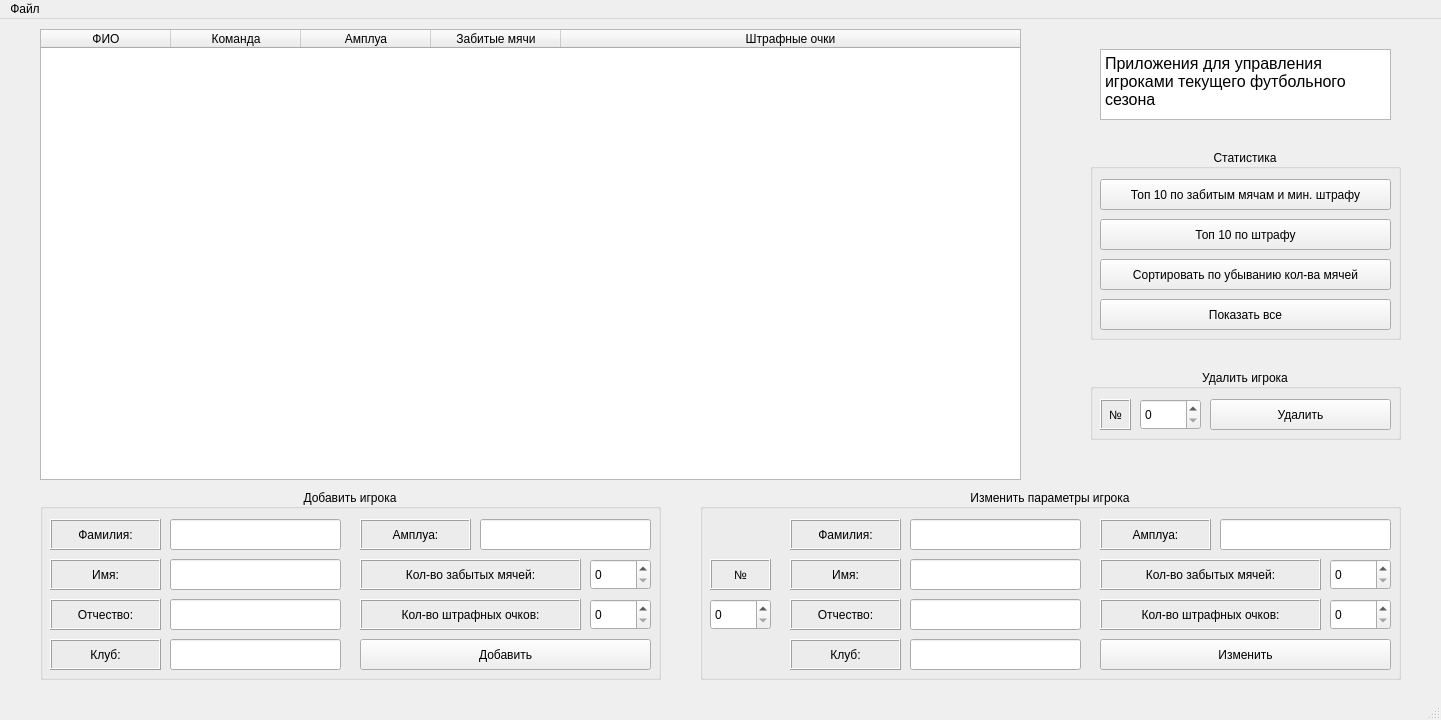
<?xml version="1.0" encoding="UTF-8"?>
<ui version="4.0">
 <class>MainWindow</class>
 <widget class="QMainWindow" name="MainWindow">
  <property name="geometry">
   <rect>
    <x>0</x>
    <y>0</y>
    <width>1441</width>
    <height>720</height>
   </rect>
  </property>
  <property name="windowTitle">
   <string>MainWindow</string>
  </property>
  <widget class="QWidget" name="centralwidget">
   <widget class="QTableWidget" name="tableWidget">
    <property name="geometry">
     <rect>
      <x>40</x>
      <y>10</y>
      <width>981</width>
      <height>451</height>
     </rect>
    </property>
    <property name="editTriggers">
     <set>QAbstractItemView::NoEditTriggers</set>
    </property>
    <property name="alternatingRowColors">
     <bool>false</bool>
    </property>
    <attribute name="horizontalHeaderCascadingSectionResizes">
     <bool>false</bool>
    </attribute>
    <attribute name="horizontalHeaderMinimumSectionSize">
     <number>23</number>
    </attribute>
    <attribute name="horizontalHeaderDefaultSectionSize">
     <number>130</number>
    </attribute>
    <attribute name="horizontalHeaderShowSortIndicator" stdset="0">
     <bool>false</bool>
    </attribute>
    <attribute name="horizontalHeaderStretchLastSection">
     <bool>true</bool>
    </attribute>
    <column>
     <property name="text">
      <string>ФИО</string>
     </property>
    </column>
    <column>
     <property name="text">
      <string>Команда</string>
     </property>
    </column>
    <column>
     <property name="text">
      <string>Амплуа</string>
     </property>
    </column>
    <column>
     <property name="text">
      <string>Забитые мячи</string>
     </property>
    </column>
    <column>
     <property name="text">
      <string>Штрафные очки</string>
     </property>
    </column>
   </widget>
   <widget class="QGroupBox" name="groupBox_2">
    <property name="geometry">
     <rect>
      <x>40</x>
      <y>470</y>
      <width>621</width>
      <height>191</height>
     </rect>
    </property>
    <property name="title">
     <string>Добавить игрока</string>
    </property>
    <property name="alignment">
     <set>Qt::AlignCenter</set>
    </property>
    <widget class="QLabel" name="label_2">
     <property name="geometry">
      <rect>
       <x>10</x>
       <y>30</y>
       <width>111</width>
       <height>31</height>
      </rect>
     </property>
     <property name="frameShape">
      <enum>QFrame::Box</enum>
     </property>
     <property name="frameShadow">
      <enum>QFrame::Raised</enum>
     </property>
     <property name="text">
      <string>Фамилия:</string>
     </property>
     <property name="alignment">
      <set>Qt::AlignCenter</set>
     </property>
    </widget>
    <widget class="QLabel" name="label_3">
     <property name="geometry">
      <rect>
       <x>10</x>
       <y>70</y>
       <width>111</width>
       <height>31</height>
      </rect>
     </property>
     <property name="frameShape">
      <enum>QFrame::Box</enum>
     </property>
     <property name="frameShadow">
      <enum>QFrame::Raised</enum>
     </property>
     <property name="text">
      <string>Имя:</string>
     </property>
     <property name="alignment">
      <set>Qt::AlignCenter</set>
     </property>
    </widget>
    <widget class="QLabel" name="label_4">
     <property name="geometry">
      <rect>
       <x>10</x>
       <y>110</y>
       <width>111</width>
       <height>31</height>
      </rect>
     </property>
     <property name="frameShape">
      <enum>QFrame::Box</enum>
     </property>
     <property name="frameShadow">
      <enum>QFrame::Raised</enum>
     </property>
     <property name="text">
      <string>Отчество:</string>
     </property>
     <property name="alignment">
      <set>Qt::AlignCenter</set>
     </property>
    </widget>
    <widget class="QLabel" name="label_5">
     <property name="geometry">
      <rect>
       <x>10</x>
       <y>150</y>
       <width>111</width>
       <height>31</height>
      </rect>
     </property>
     <property name="frameShape">
      <enum>QFrame::Box</enum>
     </property>
     <property name="frameShadow">
      <enum>QFrame::Raised</enum>
     </property>
     <property name="text">
      <string>Клуб:</string>
     </property>
     <property name="alignment">
      <set>Qt::AlignCenter</set>
     </property>
    </widget>
    <widget class="QLabel" name="label_6">
     <property name="geometry">
      <rect>
       <x>320</x>
       <y>30</y>
       <width>111</width>
       <height>31</height>
      </rect>
     </property>
     <property name="frameShape">
      <enum>QFrame::Box</enum>
     </property>
     <property name="frameShadow">
      <enum>QFrame::Raised</enum>
     </property>
     <property name="text">
      <string>Амплуа:</string>
     </property>
     <property name="alignment">
      <set>Qt::AlignCenter</set>
     </property>
    </widget>
    <widget class="QLabel" name="label_7">
     <property name="geometry">
      <rect>
       <x>320</x>
       <y>70</y>
       <width>221</width>
       <height>31</height>
      </rect>
     </property>
     <property name="frameShape">
      <enum>QFrame::Box</enum>
     </property>
     <property name="frameShadow">
      <enum>QFrame::Raised</enum>
     </property>
     <property name="text">
      <string>Кол-во забытых мячей:</string>
     </property>
     <property name="alignment">
      <set>Qt::AlignCenter</set>
     </property>
    </widget>
    <widget class="QLabel" name="label_8">
     <property name="geometry">
      <rect>
       <x>320</x>
       <y>110</y>
       <width>221</width>
       <height>31</height>
      </rect>
     </property>
     <property name="frameShape">
      <enum>QFrame::Box</enum>
     </property>
     <property name="frameShadow">
      <enum>QFrame::Raised</enum>
     </property>
     <property name="text">
      <string>Кол-во штрафных очков:</string>
     </property>
     <property name="alignment">
      <set>Qt::AlignCenter</set>
     </property>
    </widget>
    <widget class="QLineEdit" name="lineEdit_surname">
     <property name="geometry">
      <rect>
       <x>130</x>
       <y>30</y>
       <width>171</width>
       <height>31</height>
      </rect>
     </property>
    </widget>
    <widget class="QLineEdit" name="lineEdit_name">
     <property name="geometry">
      <rect>
       <x>130</x>
       <y>70</y>
       <width>171</width>
       <height>31</height>
      </rect>
     </property>
    </widget>
    <widget class="QLineEdit" name="lineEdit_name2">
     <property name="geometry">
      <rect>
       <x>130</x>
       <y>110</y>
       <width>171</width>
       <height>31</height>
      </rect>
     </property>
    </widget>
    <widget class="QLineEdit" name="lineEdit_club">
     <property name="geometry">
      <rect>
       <x>130</x>
       <y>150</y>
       <width>171</width>
       <height>31</height>
      </rect>
     </property>
    </widget>
    <widget class="QLineEdit" name="lineEdit_amplua">
     <property name="geometry">
      <rect>
       <x>440</x>
       <y>30</y>
       <width>171</width>
       <height>31</height>
      </rect>
     </property>
    </widget>
    <widget class="QSpinBox" name="spinBox_balls">
     <property name="geometry">
      <rect>
       <x>550</x>
       <y>70</y>
       <width>61</width>
       <height>31</height>
      </rect>
     </property>
    </widget>
    <widget class="QSpinBox" name="spinBox_points">
     <property name="geometry">
      <rect>
       <x>550</x>
       <y>110</y>
       <width>61</width>
       <height>31</height>
      </rect>
     </property>
    </widget>
    <widget class="QPushButton" name="pushButton_add">
     <property name="geometry">
      <rect>
       <x>320</x>
       <y>150</y>
       <width>291</width>
       <height>31</height>
      </rect>
     </property>
     <property name="text">
      <string>Добавить</string>
     </property>
    </widget>
   </widget>
   <widget class="QGroupBox" name="groupBox_3">
    <property name="geometry">
     <rect>
      <x>700</x>
      <y>470</y>
      <width>701</width>
      <height>191</height>
     </rect>
    </property>
    <property name="title">
     <string>Изменить параметры игрока</string>
    </property>
    <property name="alignment">
     <set>Qt::AlignCenter</set>
    </property>
    <widget class="QLabel" name="label_9">
     <property name="geometry">
      <rect>
       <x>90</x>
       <y>30</y>
       <width>111</width>
       <height>31</height>
      </rect>
     </property>
     <property name="frameShape">
      <enum>QFrame::Box</enum>
     </property>
     <property name="frameShadow">
      <enum>QFrame::Raised</enum>
     </property>
     <property name="text">
      <string>Фамилия:</string>
     </property>
     <property name="alignment">
      <set>Qt::AlignCenter</set>
     </property>
    </widget>
    <widget class="QLabel" name="label_10">
     <property name="geometry">
      <rect>
       <x>90</x>
       <y>70</y>
       <width>111</width>
       <height>31</height>
      </rect>
     </property>
     <property name="frameShape">
      <enum>QFrame::Box</enum>
     </property>
     <property name="frameShadow">
      <enum>QFrame::Raised</enum>
     </property>
     <property name="text">
      <string>Имя:</string>
     </property>
     <property name="alignment">
      <set>Qt::AlignCenter</set>
     </property>
    </widget>
    <widget class="QLabel" name="label_11">
     <property name="geometry">
      <rect>
       <x>90</x>
       <y>110</y>
       <width>111</width>
       <height>31</height>
      </rect>
     </property>
     <property name="frameShape">
      <enum>QFrame::Box</enum>
     </property>
     <property name="frameShadow">
      <enum>QFrame::Raised</enum>
     </property>
     <property name="text">
      <string>Отчество:</string>
     </property>
     <property name="alignment">
      <set>Qt::AlignCenter</set>
     </property>
    </widget>
    <widget class="QLabel" name="label_12">
     <property name="geometry">
      <rect>
       <x>90</x>
       <y>150</y>
       <width>111</width>
       <height>31</height>
      </rect>
     </property>
     <property name="frameShape">
      <enum>QFrame::Box</enum>
     </property>
     <property name="frameShadow">
      <enum>QFrame::Raised</enum>
     </property>
     <property name="text">
      <string>Клуб:</string>
     </property>
     <property name="alignment">
      <set>Qt::AlignCenter</set>
     </property>
    </widget>
    <widget class="QLabel" name="label_13">
     <property name="geometry">
      <rect>
       <x>400</x>
       <y>30</y>
       <width>111</width>
       <height>31</height>
      </rect>
     </property>
     <property name="frameShape">
      <enum>QFrame::Box</enum>
     </property>
     <property name="frameShadow">
      <enum>QFrame::Raised</enum>
     </property>
     <property name="text">
      <string>Амплуа:</string>
     </property>
     <property name="alignment">
      <set>Qt::AlignCenter</set>
     </property>
    </widget>
    <widget class="QLabel" name="label_14">
     <property name="geometry">
      <rect>
       <x>400</x>
       <y>70</y>
       <width>221</width>
       <height>31</height>
      </rect>
     </property>
     <property name="frameShape">
      <enum>QFrame::Box</enum>
     </property>
     <property name="frameShadow">
      <enum>QFrame::Raised</enum>
     </property>
     <property name="text">
      <string>Кол-во забытых мячей:</string>
     </property>
     <property name="alignment">
      <set>Qt::AlignCenter</set>
     </property>
    </widget>
    <widget class="QLabel" name="label_15">
     <property name="geometry">
      <rect>
       <x>400</x>
       <y>110</y>
       <width>221</width>
       <height>31</height>
      </rect>
     </property>
     <property name="frameShape">
      <enum>QFrame::Box</enum>
     </property>
     <property name="frameShadow">
      <enum>QFrame::Raised</enum>
     </property>
     <property name="text">
      <string>Кол-во штрафных очков:</string>
     </property>
     <property name="alignment">
      <set>Qt::AlignCenter</set>
     </property>
    </widget>
    <widget class="QLineEdit" name="lineEdit_surnameEdit">
     <property name="geometry">
      <rect>
       <x>210</x>
       <y>30</y>
       <width>171</width>
       <height>31</height>
      </rect>
     </property>
    </widget>
    <widget class="QLineEdit" name="lineEdit_nameEdit">
     <property name="geometry">
      <rect>
       <x>210</x>
       <y>70</y>
       <width>171</width>
       <height>31</height>
      </rect>
     </property>
    </widget>
    <widget class="QLineEdit" name="lineEdit_name2Edit">
     <property name="geometry">
      <rect>
       <x>210</x>
       <y>110</y>
       <width>171</width>
       <height>31</height>
      </rect>
     </property>
    </widget>
    <widget class="QLineEdit" name="lineEdit_clubEdit">
     <property name="geometry">
      <rect>
       <x>210</x>
       <y>150</y>
       <width>171</width>
       <height>31</height>
      </rect>
     </property>
    </widget>
    <widget class="QLineEdit" name="lineEdit_ampluaEdit">
     <property name="geometry">
      <rect>
       <x>520</x>
       <y>30</y>
       <width>171</width>
       <height>31</height>
      </rect>
     </property>
    </widget>
    <widget class="QSpinBox" name="spinBox_ballsEdit">
     <property name="geometry">
      <rect>
       <x>630</x>
       <y>70</y>
       <width>61</width>
       <height>31</height>
      </rect>
     </property>
    </widget>
    <widget class="QSpinBox" name="spinBox_pointsEdit">
     <property name="geometry">
      <rect>
       <x>630</x>
       <y>110</y>
       <width>61</width>
       <height>31</height>
      </rect>
     </property>
    </widget>
    <widget class="QPushButton" name="pushButton_edit">
     <property name="geometry">
      <rect>
       <x>400</x>
       <y>150</y>
       <width>291</width>
       <height>31</height>
      </rect>
     </property>
     <property name="text">
      <string>Изменить</string>
     </property>
    </widget>
    <widget class="QLabel" name="label_16">
     <property name="geometry">
      <rect>
       <x>10</x>
       <y>70</y>
       <width>61</width>
       <height>31</height>
      </rect>
     </property>
     <property name="frameShape">
      <enum>QFrame::Box</enum>
     </property>
     <property name="frameShadow">
      <enum>QFrame::Raised</enum>
     </property>
     <property name="text">
      <string>№</string>
     </property>
     <property name="alignment">
      <set>Qt::AlignCenter</set>
     </property>
    </widget>
    <widget class="QSpinBox" name="spinBox_count">
     <property name="geometry">
      <rect>
       <x>10</x>
       <y>110</y>
       <width>61</width>
       <height>31</height>
      </rect>
     </property>
    </widget>
   </widget>
   <widget class="QGroupBox" name="groupBox">
    <property name="geometry">
     <rect>
      <x>1090</x>
      <y>350</y>
      <width>311</width>
      <height>71</height>
     </rect>
    </property>
    <property name="title">
     <string>Удалить игрока</string>
    </property>
    <property name="alignment">
     <set>Qt::AlignCenter</set>
    </property>
    <property name="flat">
     <bool>false</bool>
    </property>
    <property name="checkable">
     <bool>false</bool>
    </property>
    <widget class="QSpinBox" name="spinBox_delete">
     <property name="geometry">
      <rect>
       <x>50</x>
       <y>30</y>
       <width>61</width>
       <height>31</height>
      </rect>
     </property>
    </widget>
    <widget class="QPushButton" name="pushButton_delete">
     <property name="geometry">
      <rect>
       <x>120</x>
       <y>30</y>
       <width>181</width>
       <height>31</height>
      </rect>
     </property>
     <property name="text">
      <string>Удалить</string>
     </property>
    </widget>
    <widget class="QLabel" name="label">
     <property name="geometry">
      <rect>
       <x>10</x>
       <y>30</y>
       <width>31</width>
       <height>31</height>
      </rect>
     </property>
     <property name="frameShape">
      <enum>QFrame::Box</enum>
     </property>
     <property name="frameShadow">
      <enum>QFrame::Raised</enum>
     </property>
     <property name="text">
      <string>№</string>
     </property>
     <property name="alignment">
      <set>Qt::AlignCenter</set>
     </property>
    </widget>
   </widget>
   <widget class="QGroupBox" name="groupBox_4">
    <property name="geometry">
     <rect>
      <x>1090</x>
      <y>130</y>
      <width>311</width>
      <height>191</height>
     </rect>
    </property>
    <property name="title">
     <string>Статистика</string>
    </property>
    <property name="alignment">
     <set>Qt::AlignCenter</set>
    </property>
    <widget class="QPushButton" name="pushButto_task1">
     <property name="geometry">
      <rect>
       <x>10</x>
       <y>30</y>
       <width>291</width>
       <height>31</height>
      </rect>
     </property>
     <property name="text">
      <string>Топ 10 по забитым мячам и мин. штрафу</string>
     </property>
    </widget>
    <widget class="QPushButton" name="pushButton_task2">
     <property name="geometry">
      <rect>
       <x>10</x>
       <y>70</y>
       <width>291</width>
       <height>31</height>
      </rect>
     </property>
     <property name="text">
      <string>Топ 10 по штрафу</string>
     </property>
    </widget>
    <widget class="QPushButton" name="pushButton_task3">
     <property name="geometry">
      <rect>
       <x>10</x>
       <y>110</y>
       <width>291</width>
       <height>31</height>
      </rect>
     </property>
     <property name="text">
      <string>Сортировать по убыванию кол-ва мячей</string>
     </property>
    </widget>
    <widget class="QPushButton" name="pushButton_show">
     <property name="geometry">
      <rect>
       <x>10</x>
       <y>150</y>
       <width>291</width>
       <height>31</height>
      </rect>
     </property>
     <property name="text">
      <string>Показать все</string>
     </property>
    </widget>
   </widget>
   <widget class="QTextBrowser" name="textBrowser">
    <property name="geometry">
     <rect>
      <x>1100</x>
      <y>30</y>
      <width>291</width>
      <height>71</height>
     </rect>
    </property>
    <property name="frameShape">
     <enum>QFrame::StyledPanel</enum>
    </property>
    <property name="html">
     <string>&lt;!DOCTYPE HTML PUBLIC &quot;-//W3C//DTD HTML 4.0//EN&quot; &quot;http://www.w3.org/TR/REC-html40/strict.dtd&quot;&gt;
&lt;html&gt;&lt;head&gt;&lt;meta name=&quot;qrichtext&quot; content=&quot;1&quot; /&gt;&lt;meta charset=&quot;utf-8&quot; /&gt;&lt;style type=&quot;text/css&quot;&gt;
p, li { white-space: pre-wrap; }
hr { height: 1px; border-width: 0; }
li.unchecked::marker { content: &quot;\2610&quot;; }
li.checked::marker { content: &quot;\2612&quot;; }
&lt;/style&gt;&lt;/head&gt;&lt;body style=&quot; font-family:'Ubuntu'; font-size:11pt; font-weight:400; font-style:normal;&quot;&gt;
&lt;p style=&quot; margin-top:0px; margin-bottom:0px; margin-left:0px; margin-right:0px; -qt-block-indent:0; text-indent:0px;&quot;&gt;&lt;span style=&quot; font-size:12pt;&quot;&gt;Приложения для управления игроками текущего футбольного сезона&lt;/span&gt;&lt;/p&gt;&lt;/body&gt;&lt;/html&gt;</string>
    </property>
   </widget>
  </widget>
  <widget class="QMenuBar" name="menubar">
   <property name="geometry">
    <rect>
     <x>0</x>
     <y>0</y>
     <width>1441</width>
     <height>22</height>
    </rect>
   </property>
   <widget class="QMenu" name="menuFile">
    <property name="tearOffEnabled">
     <bool>false</bool>
    </property>
    <property name="title">
     <string>Файл</string>
    </property>
    <property name="separatorsCollapsible">
     <bool>false</bool>
    </property>
    <property name="toolTipsVisible">
     <bool>false</bool>
    </property>
    <addaction name="actionOpen"/>
    <addaction name="actionSave"/>
    <addaction name="actionSave_as"/>
   </widget>
   <addaction name="menuFile"/>
  </widget>
  <widget class="QStatusBar" name="statusbar"/>
  <action name="actionOpen">
   <property name="text">
    <string>Открыть</string>
   </property>
  </action>
  <action name="actionSave">
   <property name="text">
    <string>Сохранить</string>
   </property>
  </action>
  <action name="actionSave_as">
   <property name="text">
    <string>Сохранить как</string>
   </property>
  </action>
 </widget>
 <resources/>
 <connections/>
</ui>
